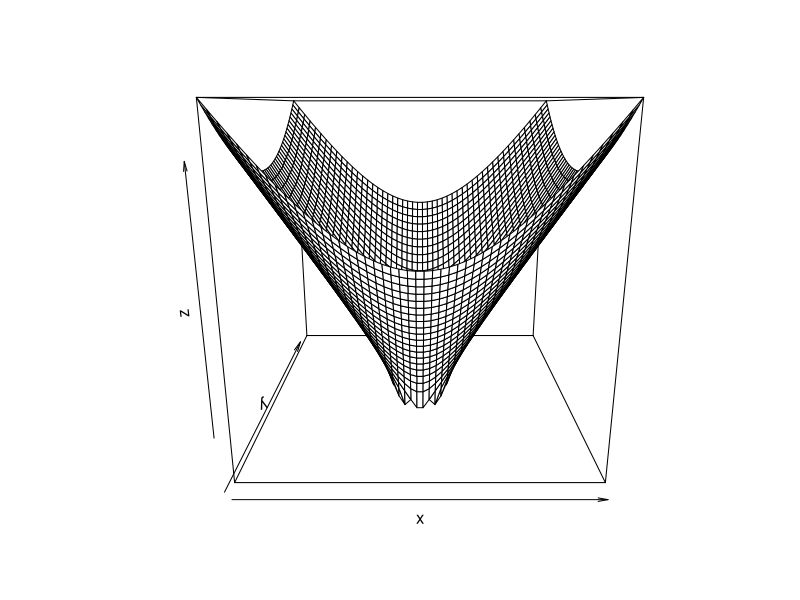
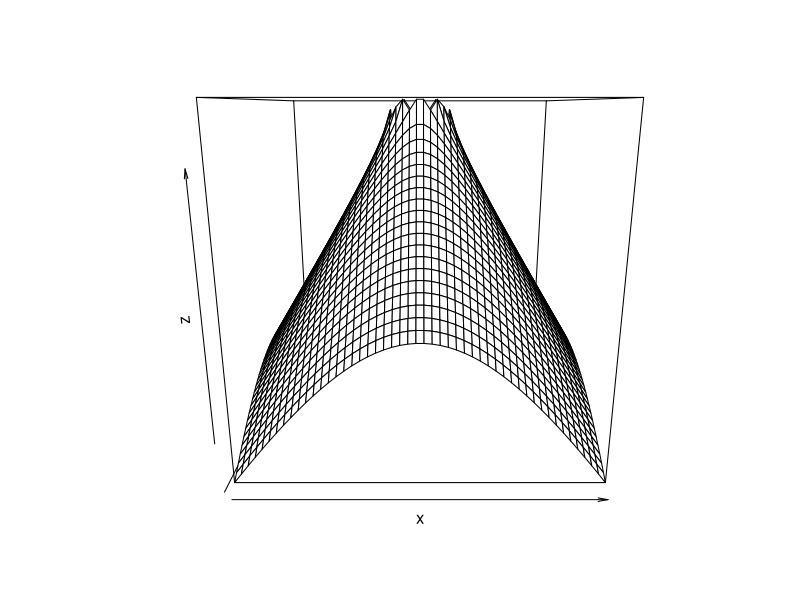
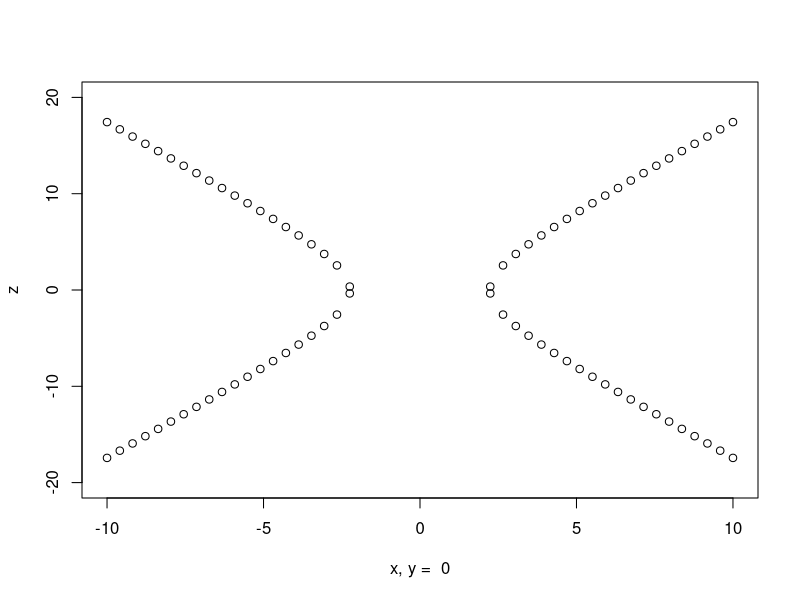
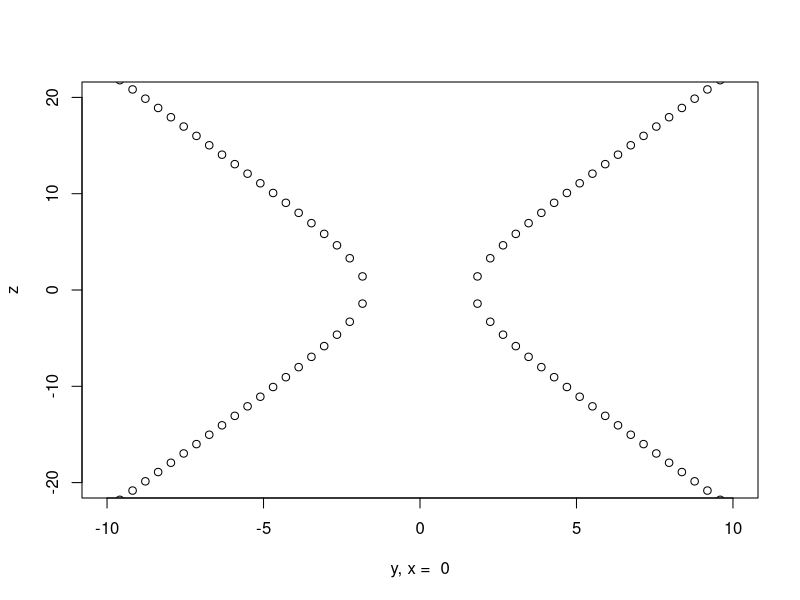
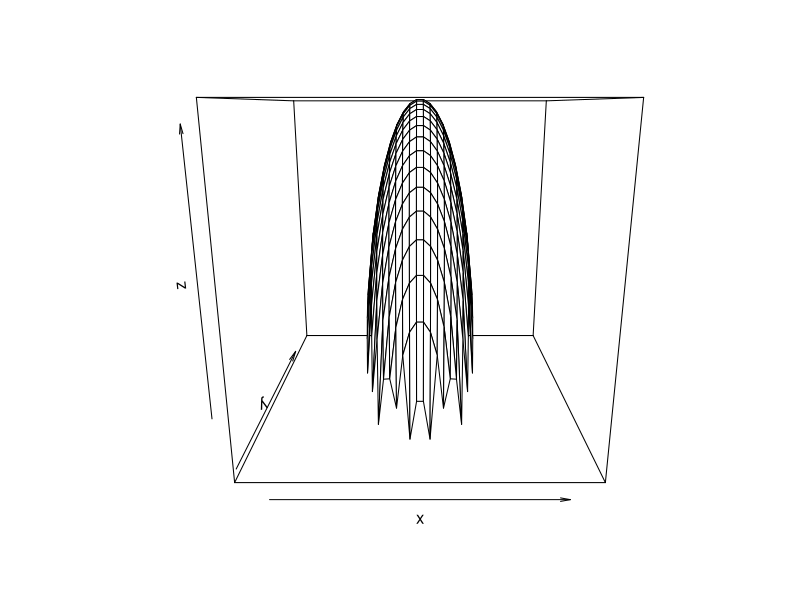
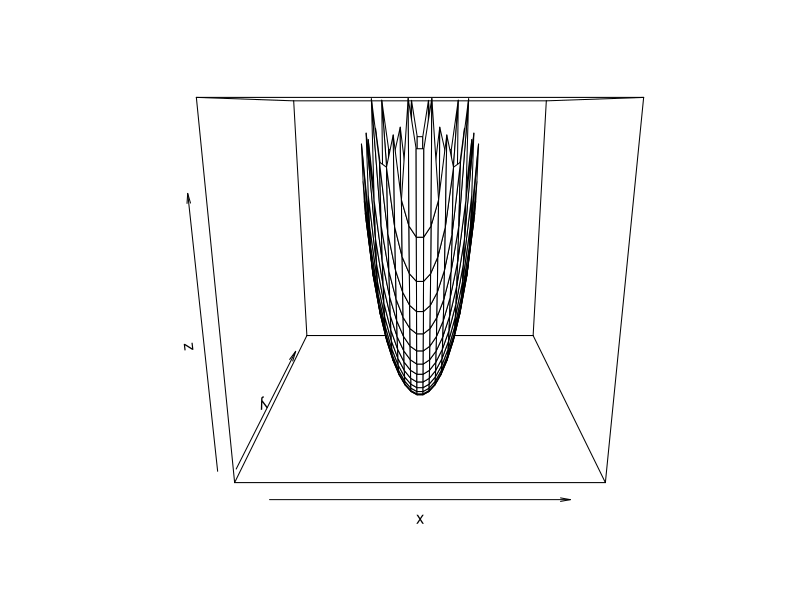
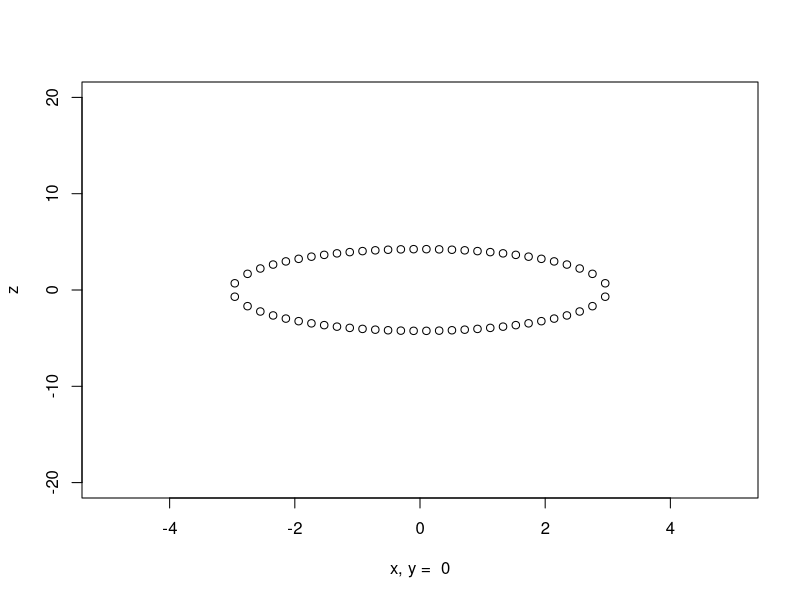
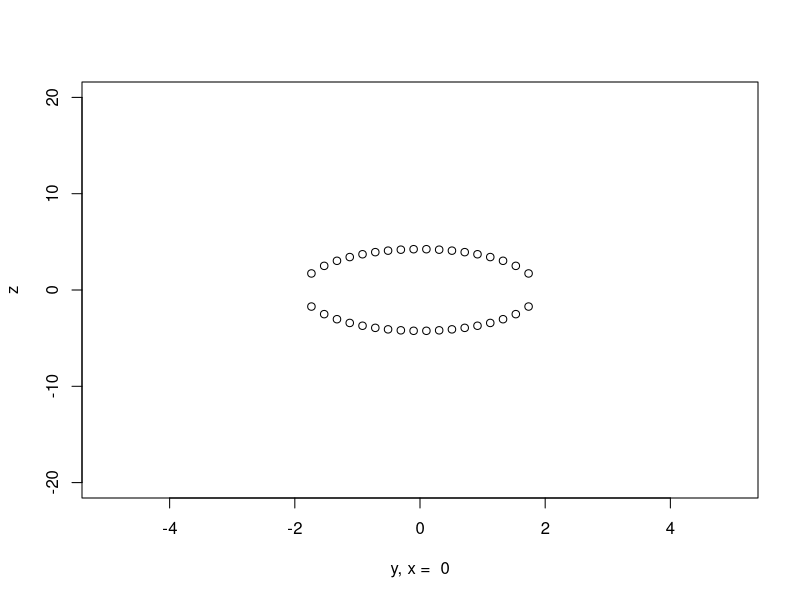

Here is the R script that generated these plots, in order:
## ---- chunk 1
knitr::opts_chunk$set(echo = TRUE)
## ---- chunk 2
X <- matrix(c(1,-2,1,1,-1,3,1,4,5), nrow = 3, byrow = TRUE)
Z <- matrix(c(-3, 4, -3), ncol = 1)
#solve(t(X)%*%X)%*%t(X)%*%Z
print(paste("D,A,B = ", paste(c(solve(X)%*%Z), collapse = ",")))
## ---- chunk 3
f <- function(x,y) ifelse((x^2/5 + y^2/3 - 1) > 0, sqrt(16*(x^2/5 + y^2/3 - 1)), NA)
g <- function(x,y) ifelse((x^2/5 + y^2/3 - 1) > 0, -sqrt(16*(x^2/5 + y^2/3 - 1)), NA)
xseq <- seq(-10, 10, length = 50)
yseq <- seq(-10, 10, length = 50)
persp(x = xseq, y = yseq,
      z = matrix(f(rep(xseq, each=50), rep(yseq, times=50)), nrow=50, ncol=50),
      xlab="x", ylab="y", zlab="z")
persp(x = xseq, y = yseq,
      z = matrix(g(rep(xseq, each=50), rep(yseq, times=50)), nrow=50, ncol=50),
      xlab="x", ylab="y", zlab="z")
plot(x = xseq, y = f(xseq, rep(0, 50)), xlab = "x, y =  0", ylab = "z", ylim=c(-20, 20))
points(x = xseq, y = g(xseq, rep(0, 50)))

plot(x = yseq, y = f(rep(0, 50), yseq), xlab = "y, x =  0", ylab = "z", ylim=c(-20, 20))
points(x = yseq, y = g(rep(0, 50), yseq))
## ---- chunk 4
f <- function(x,y) ifelse((18 - 2*x^2 - 5*y^2) > 0, sqrt(18 - 2*x^2 - 5*y^2), NA)
g <- function(x,y) ifelse((18 - 2*x^2 - 5*y^2) > 0, -sqrt(18 - 2*x^2 - 5*y^2), NA)
xseq <- seq(-5, 5, length = 50)
yseq <- seq(-5, 5, length = 50)
persp(x = xseq, y = yseq,
      z = matrix(f(rep(xseq, each=50), rep(yseq, times=50)), nrow=50, ncol=50),
      xlab="x", ylab="y", zlab="z")
persp(x = xseq, y = yseq,
      z = matrix(g(rep(xseq, each=50), rep(yseq, times=50)), nrow=50, ncol=50),
      xlab="x", ylab="y", zlab="z")

plot(x = xseq, y = f(xseq, rep(0, 50)), xlab = "x, y =  0", ylab = "z", ylim=c(-20, 20))
points(x = xseq, y = g(xseq, rep(0, 50)))

plot(x = yseq, y = f(rep(0, 50), yseq), xlab = "y, x =  0", ylab = "z", ylim=c(-20, 20))
points(x = yseq, y = g(rep(0, 50), yseq))
## ---- chunk 5
f <- function(x,y) 1/3*(2*x^2-6*y^2)
xseq <- seq(-10, 10, length = 50)
yseq <- seq(-10, 10, length = 50)
persp(x = xseq, y = yseq,
      z = matrix(f(rep(xseq, each=50), rep(yseq, times=50)), nrow=50, ncol=50),
      xlab="x", ylab="y", zlab="z")

plot(x = xseq, y = f(xseq, rep(0, 50)), xlab = "x, y =  0", ylab = "z", ylim=c(-20, 20))

plot(x = yseq, y = f(rep(0, 50), yseq), xlab = "y, x =  0", ylab = "z", ylim=c(-20, 20))
## ---- chunk 6
f <- function(x,y) 4*x^2 + 4*y^2
xseq <- seq(-10, 10, length = 50)
yseq <- seq(-10, 10, length = 50)
persp(x = xseq, y = yseq,
      z = matrix(f(rep(xseq, each=50), rep(yseq, times=50)), nrow=50, ncol=50),
      xlab="x", ylab="y", zlab="z")

plot(x = xseq, y = f(xseq, rep(0, 50)), xlab = "x, y =  0", ylab = "z", ylim=c(-20, 20))

plot(x = yseq, y = f(rep(0, 50), yseq), xlab = "y, x =  0", ylab = "z", ylim=c(-20, 20))
## ---- chunk 7
f <- function(x,y) sqrt(1/5*(x^2 + y^2))
g <- function(x,y) -sqrt(1/5*(x^2 + y^2))
xseq <- seq(-10, 10, length = 50)
yseq <- seq(-10, 10, length = 50)
persp(x = xseq, y = yseq,
      z = matrix(f(rep(xseq, each=50), rep(yseq, times=50)), nrow=50, ncol=50),
      xlab="x", ylab="y", zlab="z")
persp(x = xseq, y = yseq,
      z = matrix(g(rep(xseq, each=50), rep(yseq, times=50)), nrow=50, ncol=50),
      xlab="x", ylab="y", zlab="z")
plot(x = xseq, y = f(xseq, rep(0, 50)), xlab = "x, y =  0", ylab = "z", ylim=c(-20, 20))
points(x = xseq, y = g(xseq, rep(0, 50)))

plot(x = yseq, y = f(rep(0, 50), yseq), xlab = "y, x =  0", ylab = "z", ylim=c(-20, 20))
points(x = yseq, y = g(rep(0, 50), yseq))
